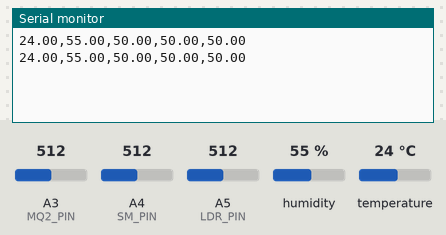
The sketch below on a simulated Arduino Uno, built with avr-gcc and run on an emulated ATmega328P. On the bench: the last lines printed to the serial monitor. The inputs (shaded band) are chosen by the test bench; at power-on: humidity 55 %, A3 (MQ2_PIN) = 512, A4 (SM_PIN) = 512, A5 (LDR_PIN) = 512, temperature 24 °C.

Above: at 1.8 s.
1.9 s: humidity set to 22 %
At 2.6 s:
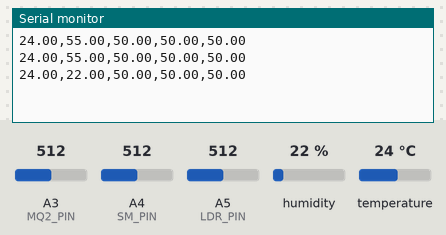
3.4 s: A3 (MQ2_PIN) set to 716
At 4.7 s:
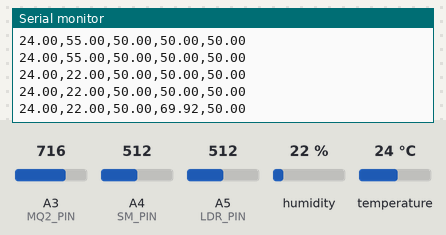
4.9 s: A4 (SM_PIN) set to 716
At 6.0 s:
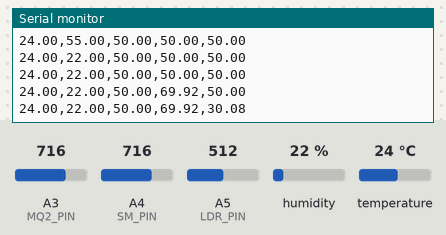
6.4 s: A5 (LDR_PIN) set to 716
At 7.5 s:
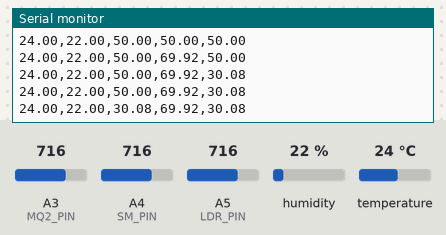
7.9 s: temperature set to 12 °C
At 9.1 s:
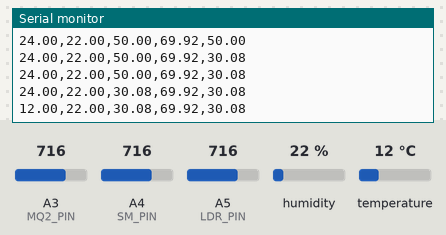
9.4 s: A3 (MQ2_PIN) set to 992
At 9.4 s:
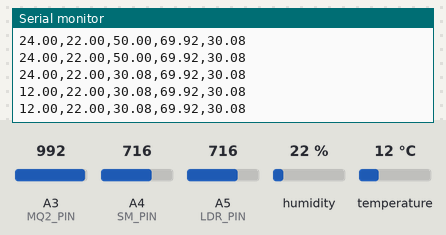
Timing chart, 0 to 11.9 s (numbered marks = the images above; inputs shaded):
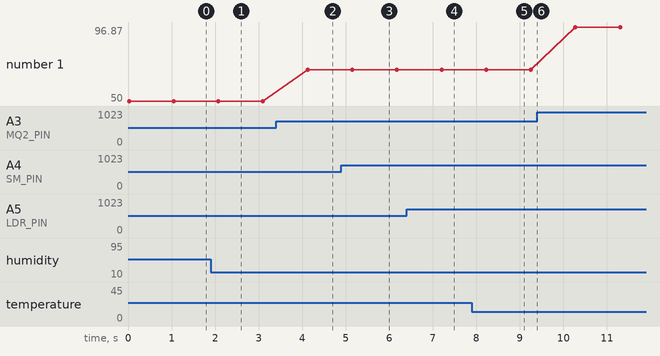

Measured:
- after the input at 1.9 s, the serial monitor: prints a new line after 0.18 s (image 1)
- after the input at 3.4 s, the serial monitor: prints a new line after 0.73 s (image 2)
- after the input at 4.9 s, the serial monitor: prints a new line after 0.25 s (image 3)
- after the input at 6.4 s, the serial monitor: prints a new line after 0.80 s (image 4)
- after the input at 7.9 s, the serial monitor: prints a new line after 0.33 s (image 5)
- plotted number 1: 50 → 69.92 after the input at 3.4 s, 69.92 → 96.87 after the input at 9.4 s

The sketch:

final_green_house_arduino_code.ino
```cpp
#include <dht.h>

dht DHT;

#define DHT11_PIN 8
#define LDR_PIN 5
#define MQ2_PIN 3
#define SM_PIN 4
void setup(){
  Serial.begin(9600);
}


void loop()
{
  DHT.read11(DHT11_PIN);
  Serial.print(DHT.temperature);
  Serial.print(",");
  Serial.print(DHT.humidity);
  Serial.print(",");
  Serial.print(100-analogRead(LDR_PIN)/10.24);
  Serial.print(",");
  Serial.print(analogRead(MQ2_PIN)/10.24);
  Serial.print(",");
  Serial.print(100-analogRead(SM_PIN)/10.24);
  Serial.println();
  delay(1000);

}
```
